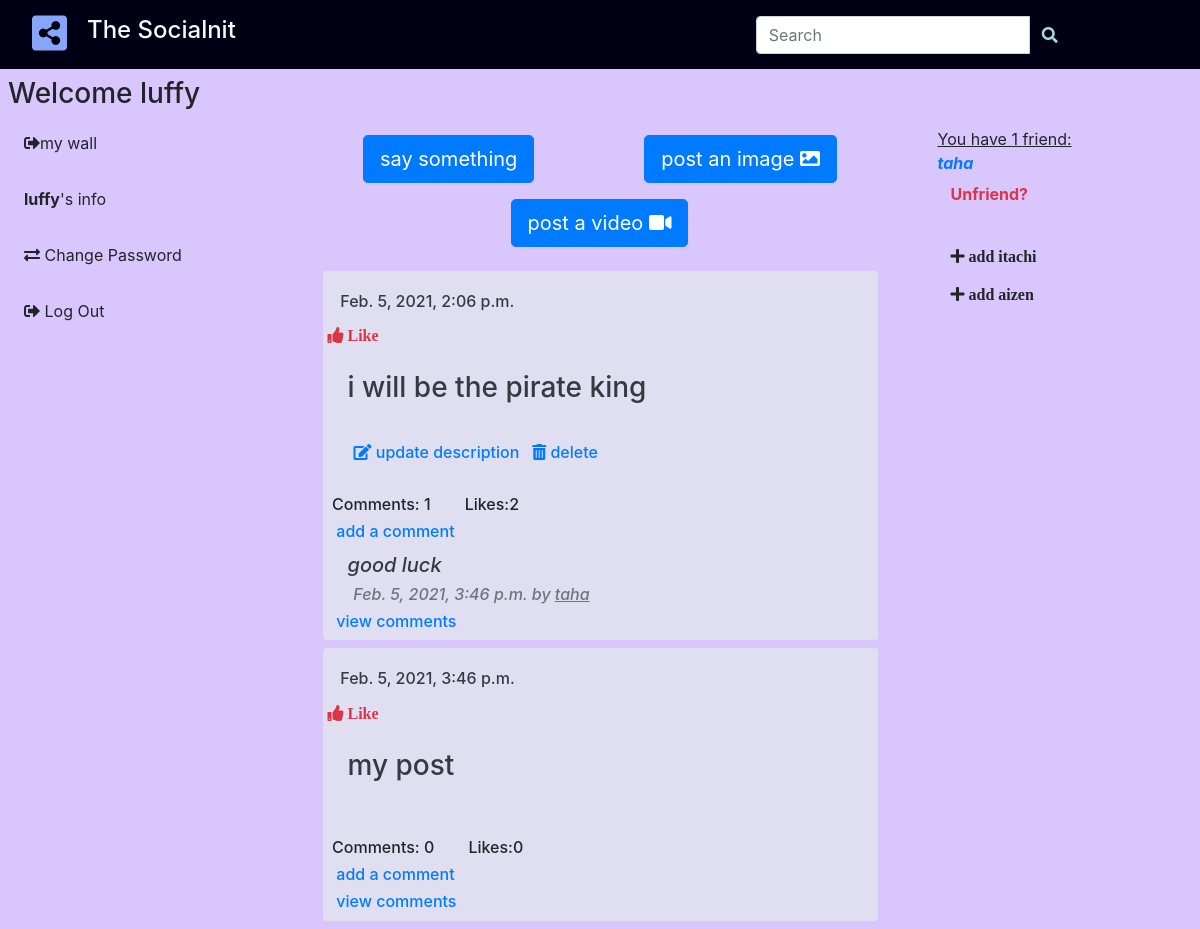
The page /home/ (signed in) on the database its author committed.
### post/models.py (models this page shows, shortened)
class Post(models.Model):
    user = models.ForeignKey(User, related_name='post_created', on_delete=models.CASCADE)
    url = models.URLField(blank=True, null=True)
    text = models.TextField(blank=True, null=True)
    image = models.ImageField(upload_to='images/%Y/%m/%d/', blank=True, null=True)
    video = models.FileField(upload_to="video/%Y%m/%d/",blank=True, null=True)
    created = models.DateTimeField(auto_now_add=True, db_index=True)
    users_like = models.ManyToManyField(User,related_name='posts_liked',blank=True)
    class Meta:
        ordering = ('created',)
    def get_absolute_url(self):
        return reverse('post:post_detail', args=[self.id])

class Comment(models.Model):
    post = models.ForeignKey(Post, on_delete=models.CASCADE, related_name='comments')
    commenter = models.ForeignKey(User, on_delete=models.CASCADE, related_name='blog_comments')
    content = models.TextField(blank=True, null=True)
    created = models.DateTimeField(auto_now_add=True)
    updated = models.DateTimeField(auto_now=True)
    class Meta:
        ordering = ('-created',)

class Profile(models.Model):
    user = models.OneToOneField(User, on_delete=models.CASCADE)
    birthday = models.DateField(null=True,blank=True)
    photo = models.ImageField(null=True,blank=True)
    updated = models.DateTimeField(auto_now=True)
    created = models.DateTimeField(auto_now_add=True)
    friends = models.ManyToManyField(User, related_name='friends', blank=True)
    def get_all_friends(self):
        return self.friends.all()
    def get_count_friends(self):
        return self.friends.all().count()

### post/views.py (the view)
# urls.py: path('home/', views.post_list, name='home'),
def post_list(request, user_id=None):
    profile = get_object_or_404(Profile, user=request.user)
    friends = profile.friends.all()
    posts = Post.objects.filter(Q(user__in=friends) | Q(user=request.user))
    if user_id:
        user = User.objects.get(id=user_id)
        posts = Post.objects.filter(user=user).order_by('-created')
    all_profiles = Profile.objects.all().exclude(user=profile.user)
    profiles = profile.get_all_friends()
    rel_r = Relationship.objects.filter(sender=profile)
    rel_s = Relationship.objects.filter(receiver=profile)
    rel_receiver = []
    rel_sender = []
    for r in rel_r:
        rel_receiver.append(r.receiver.user)
    for s in rel_s:
        rel_sender.append(s.sender.user)
    nb_invitation = len(rel_sender)
    return render(request,'post/list.html',{
        'profile':profile,'profiles':profiles,'all_profiles':all_profiles,'posts': posts,
        'rel_sender':rel_sender,'rel_receiver':rel_receiver,'nb_invitation':nb_invitation})

### post/templates/post/list.html (shortened to what this page needs)
{% extends "post/base.html" %}
{% load static %}
{% load embed_video_tags %}
{% block content %}
{% if user.is_authenticated %}
<h3 class="p-2">Welcome {{user.username}} </h3>
<div class="row" >
  <div class="col-md-3">
    <ul class="nav flex-column" >
      <li><a class="dropdown-item " id="hovhov" href="{% url 'post:wall' user.id%}"> <i class="fas fa-sign-out-alt"></i>my
          wall</a></li>
          <br>
            <li><a class="dropdown-item" id="hovhov" href="{% url 'post:edit' %}"><b>{{ request.user.username }}</b>'s info </a></li>
            <br>
            <li><a class="dropdown-item " id="hovhov" href="{% url 'password_change' %}"> <i class="fas fa-exchange-alt"></i> Change Password</a></li>
            <br>
            <li><a class="dropdown-item " id="hovhov" href="{% url 'logout' %}"> <i class="fas fa-sign-out-alt"></i> Log Out</a></li>
          </ul>
  </div>
<div class="col-md-6 ">
<div class="form-group">
  <div class="input-group text-center nav-fill w-100">
      <a class="nav-link text-dark  font-weight-bold px-3" href="{% url 'post:create_post' %}?text">
        <button type="button" class="btn btn-primary btn-lg">say something </button>
      </a>
      <a class="nav-link text-dark  font-weight-bold px-3" href="{% url 'post:create_post' %}?image">
        <button type="button" class="btn btn-primary btn-lg">post an image <i class="fas fa-image"></i></button>
      </a>
      <a class="nav-link text-dark  font-weight-bold px-3" href="{% url 'post:create_post' %}?video">
        <button type="button" class="btn btn-primary btn-lg">post a video <i class="fas fa-video"></i></i></button>
      </a>
  </div>
</div>
{% endif %}
{% for post in posts %}
<div class="container">
  <div class="row">
    <div class="col-9 mx-auto col-md-6 col-lg-12">
      <div class="card mb-2" style="border-color: transparent; background: #dfdff1">
        <div class="p-2">
        </div>
        <div class="p-1">
          <a class="text-decoration-none text-dark" href="{{post.get_absolute_url}}">
            <h6 class="card-img-top ">&nbsp;&nbsp; {{ post.created }}</h6>
          </a>
        </div>
        {% if request.user not in post.users_like.all %}
          <a href="{% url 'post:post_detail' post.id %}?like"> <i class="fas fa-thumbs-up text-danger p-1"> Like </i></a>
        {% else %}
          <a href="{{post.get_absolute_url}}?unlike"> <i class="fas fa-thumbs-down text-secondary p-1"> Unlike</i></a>
        {% endif %}
        {%if post.text%}
        <div class="p-4">
          <a class="text-decoration-none text-dark" href="{{post.get_absolute_url}}">
            <h3 class="card-img-top" width='600'>{{ post.text }}</h3>
          </a>
        </div>
        {% endif %}
        {%if post.user == request.user%}
        {%if post.text and not post.video and not post.image%}
        <h6 id="comment"><a  href="{%url 'post:update_post' post.id%}?text" class="text-decoration-none  "><i class="fas fa-edit pt-2"></i> update description</a>&nbsp;&nbsp;
          {%endif%}
          <a href="{%url 'post:delete_post' post.id%}" class="text-decoration-none"><i class="fas fa-trash-alt"></i> delete </a></h6>
        {% endif %}
        <br>
        <h6>&nbsp; Comments: {{post.comments.count}} &nbsp;&nbsp;&nbsp;&nbsp;&nbsp;&nbsp; Likes:{{post.users_like.count}}</h6>
        <a href="{{post.get_absolute_url}}" class="text-decoration-none"><h6>&nbsp;&nbsp; add a comment</h6></a>
        {%for c in post.comments.all|slice:'2' %}
        <h6 class="font-weight-bold mb-0 text-secondary" style="margin-left: 20px;" >
        <h5 class="text-dark  mb-0 pt-1 mb-2" style="margin-left: 20px;">
          <i>  {{ c.content }}</i></h5>
          <h6 class="date text-secondary">
            <i>  &nbsp;&nbsp;&nbsp;&nbsp;&nbsp;&nbsp; {{ c.created }} by <u>{{ c.commenter }}</u></i>
           </h6>
        {% endfor %}
        <a href="{{post.get_absolute_url}}" class="text-decoration-none"><h6>&nbsp;&nbsp; view comments</h6></a>
      </div>
    </div>
  </div>
</div>
{% endfor %}
</div>
<div class="col-md-3 ">
  <div class="container">
  <div class="">
      <div class="">
          {%if profile.get_count_friends > 0 %}
            <u>You have {{profile.get_count_friends}} friend{{profile.get_count_friends|pluralize}}:</u>
              <br>
              {%for friend in profiles%}
              <a class="text-primary" href="{% url 'post:wall' friend.id %}"><b><i>{{friend}}</i></b> </a>
                  <form action="{% url 'post:unfriend' %}" method="post">
                        <button type="submit" class="btn text-danger" and style="background-color:transparent"><b>Unfriend?</b></button>
                </form>
                  <br>
              {%endfor%}
          {%endif%}
      </div>
  </div>
              {%for profile in all_profiles%}
                  {% if profile.user not in rel_receiver and profile.user not in rel_sender and profile.user not in profile.friends.all%}
                  <form action="{% url 'post:send_invitation' %}" method="post">
                          <button type="submit" class="btn" and style="background-color:transparent">
                            <i class="fas fa-plus"> add {{profile.user}}</i>
                          </button>
                  </form>
                  {%endif%}
                  {%endfor%}
      </div>
  </div>
</div>
{% endblock %}

### post/static/css/post.css (style rules this page uses)
#comment { margin-left: 30px; }
.body { background-color: rgb(216, 198, 252); }
* { box-sizing: border-box; }

### rows shown on the page
Post: created "Feb. 5, 2021, 2:06 p.m.", shows "Like", text "i will be the pirate king", video "update description", shows "delete", comments.count "1", users_like.count "2"
Comment: content "good luck", created "Feb. 5, 2021, 3:46 p.m.", commenter "taha"
Post: created "Feb. 5, 2021, 3:46 p.m.", shows "Like", text "my post", comments.count "0", users_like.count "0"
Profile: get_count_friends "1"
Profile: user "itachi"
Profile: user "aizen"

### other values the page prints
{{ user.username }} "luffy"
{{ request.user.username }} "luffy"
{{ friend }} "taha"
